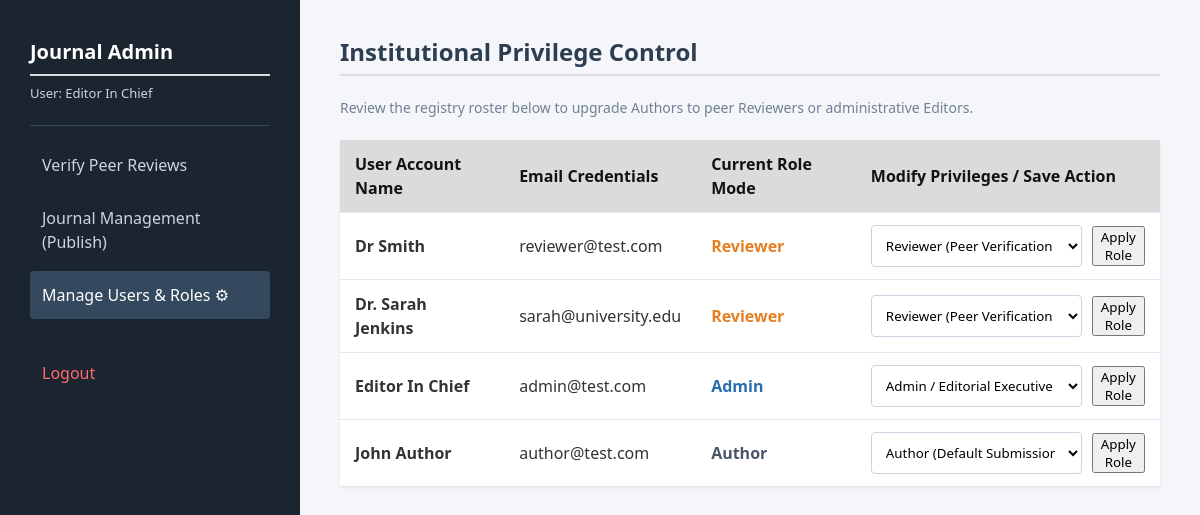
/admin_dashboard.php?view=roles (signed in), run on the app's committed database.
### tables this page shows
CREATE TABLE `users` (
  `id` int(11) NOT NULL,
  `username` varchar(50) NOT NULL,
  `email` varchar(100) NOT NULL,
  `password` varchar(255) NOT NULL,
  `role` enum('Author','Reviewer','Admin') NOT NULL DEFAULT 'Author',
  `created_at` timestamp NOT NULL DEFAULT current_timestamp()
);

### admin_roles.php (the view, shortened to what this page needs)
<?php
$users_list = $conn->query("SELECT id, username, email, role FROM users ORDER BY username ASC");
?>
<h2>Institutional Privilege Control</h2>
<p style="color:#718096; font-size:14px; margin-bottom:20px;">Review the registry roster below to upgrade Authors to peer Reviewers or administrative Editors.</p>
<table>
    <thead>
        <tr>
            <th>User Account Name</th>
            <th>Email Credentials</th>
            <th>Current Role Mode</th>
            <th>Modify Privileges / Save Action</th>
        </tr>
    </thead>
    <tbody>
        <?php while($user = $users_list->fetch_assoc()): ?>
        <tr>
            <td><strong><?= htmlspecialchars($user['username']) ?></strong></td>
            <td><?= htmlspecialchars($user['email']) ?></td>
            <td>
                <span style="font-weight:bold; color: <?php
                    if($user['role'] == 'Admin') echo '#2b6cb0';
                    elseif($user['role'] == 'Reviewer') echo '#e67e22';
                    else echo '#4a5568';
                ?>;">
                    <?= $user['role'] ?>
                </span>
            </td>
            <td>
                <form action="" method="POST" style="display:flex; gap:10px; align-items:center;">
                    <select name="role" required>
                        <option value="Author" <?= $user['role'] == 'Author' ? 'selected' : '' ?>>Author (Default Submission Profile)</option>
                        <option value="Reviewer" <?= $user['role'] == 'Reviewer' ? 'selected' : '' ?>>Reviewer (Peer Verification Access)</option>
                        <option value="Admin" <?= $user['role'] == 'Admin' ? 'selected' : '' ?>>Admin / Editorial Executive</option>
                    </select>
                    <button type="submit" name="update_role" class="btn-save">Apply Role</button>
                </form>
            </td>
        </tr>
        <?php endwhile; ?>
    </tbody>
</table>

### admin_dashboard.php (shortened to what this page needs)
<?php
include 'db.php';
?>
<!DOCTYPE html>
<html>
<head>
    <link rel="stylesheet" href="css/backend.css">
</head>
<body>
    <div class="sidebar">
        <h2>Journal Admin</h2>
        <p>User: <?= htmlspecialchars($_SESSION['username']); ?></p><hr style="border:0; border-top:1px solid #34495e; margin-bottom:15px;">
        <?php $view = $_GET['view'] ?? 'reviews'; ?>
        <a href="?view=reviews" class="<?= $view == 'reviews' ? 'active' : '' ?>">Verify Peer Reviews</a>
        <a href="?view=publish" class="<?= $view == 'publish' ? 'active' : '' ?>">Journal Management (Publish)</a>
        <a href="?view=roles" class="<?= $view == 'roles' ? 'active' : '' ?>">Manage Users & Roles ⚙</a>
        <a href="logout.php" style="color: #ff6b6b; margin-top: 30px;">Logout</a>
    </div>
    <div class="main-content">
        <?php
        if ($view == 'publish') {
            include 'admin_publish.php';
        } elseif ($view == 'roles') {
            include 'admin_roles.php';
        }
        ?>
    </div>
</body>
</html>

### css/backend.css (style rules this page uses)
* { box-sizing: border-box; margin: 0; padding: 0; font-family: 'Segoe UI', Arial, sans-serif; }
body { background: #f4f6f9; color: #333; position: relative; font-size: 16px; line-height: 1.5em; margin: 0px; -webkit-font-smoothing: antialiased; -moz-osx-font-smoothing: grayscale; -webkit-transition: var(--transition-base); -moz-transition: var(--transition-base); transition: var(--transition-base); }
.sidebar { width: 300px; background: #1a252f; color: white; height: 100vh; padding: 40px 30px; position: fixed; }
.sidebar h2, .sidebar h3 { margin-bottom: 5px; font-size: 20px; color: #fff; }
.sidebar p { font-size: 13px; color: #cbd5e1; margin-bottom: 20px; }
.sidebar a { color: #cbd5e1; display: block; padding: 12px; text-decoration: none; border-radius: 4px; margin-bottom: 5px; }
.sidebar a:hover, .sidebar a.active { color: white; background: #34495e; }
.main-content { margin-left: 340px; padding-top: 40px; width: calc(100% - 380px); max-width: 100%; }
h2 { border-bottom: 2px solid #ddd; padding-bottom: 10px; margin-bottom: 20px; color: #2c3e50; }
table { width: 100%; border-collapse: collapse; margin-top: 15px; background: #fff; box-shadow: 0 1px 3px rgba(0,0,0,0.05); }
th, td { padding: 12px 15px; text-align: left; border-bottom: 1px solid #e2e8f0; }
th { background: #dbdbdb; color: #121212; font-weight: 600; }
textarea, input[type="text"], select { width: 100%; padding: 10px; border: 1px solid #cbd5e1; border-radius: 4px; background: #fff; }

### data on the page
users: username "Dr Smith", email "reviewer@test.com", role "Reviewer", role "Reviewer (Peer Verification Access)"
users: username "Dr. Sarah Jenkins", email "sarah@university.edu", role "Reviewer", role "Reviewer (Peer Verification Access)"
users: username "Editor In Chief", email "admin@test.com", role "Admin", role "Admin / Editorial Executive"
users: username "John Author", email "author@test.com", role "Author", role "Author (Default Submission Profile)"

### other printed values
$_SESSION['username'] "Editor In Chief"
